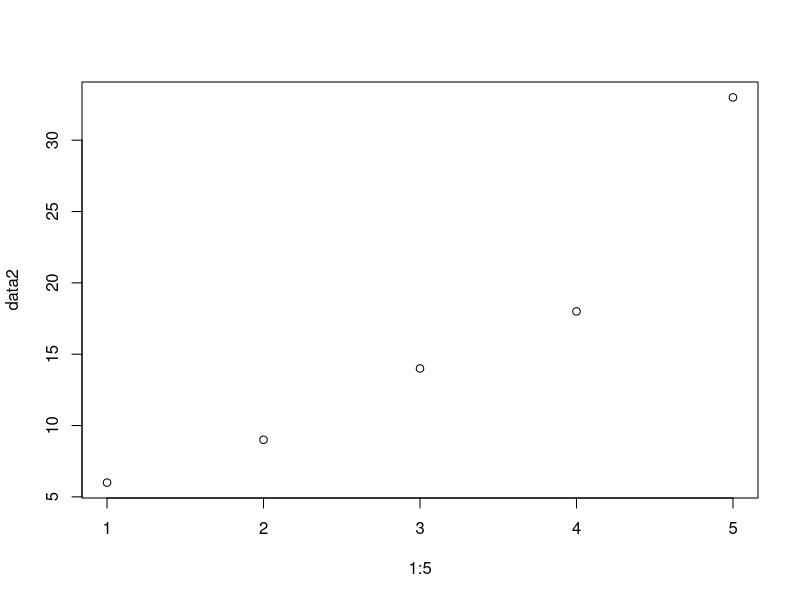
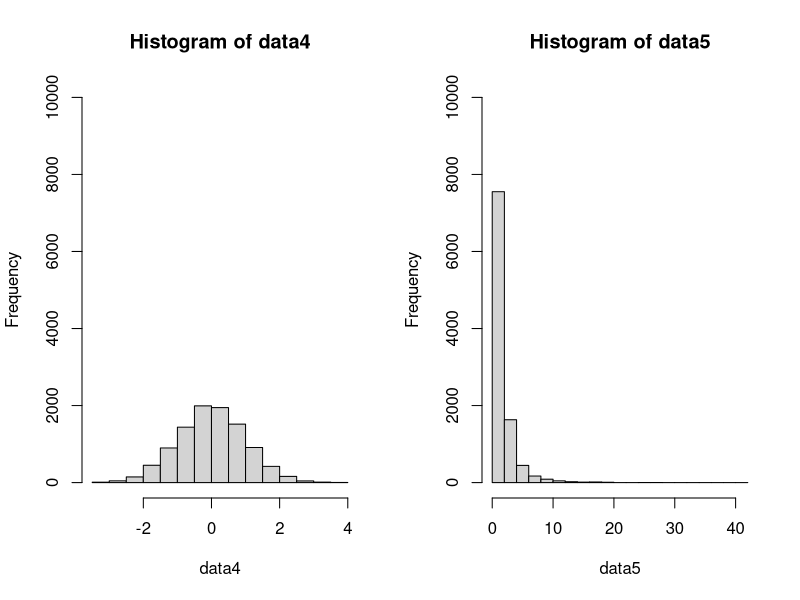
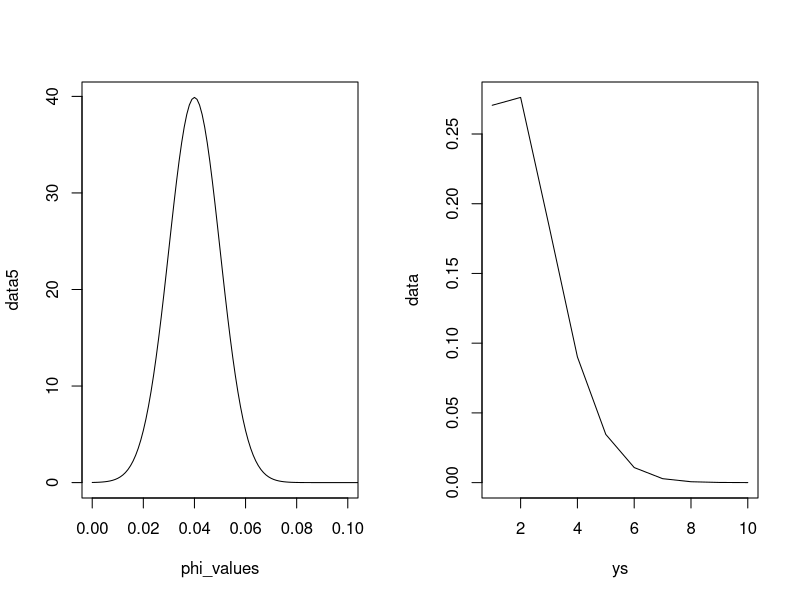
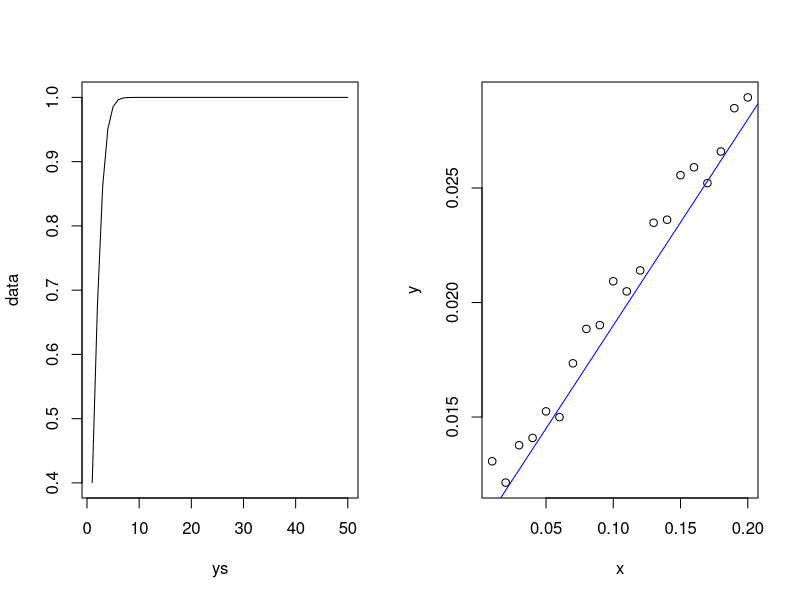
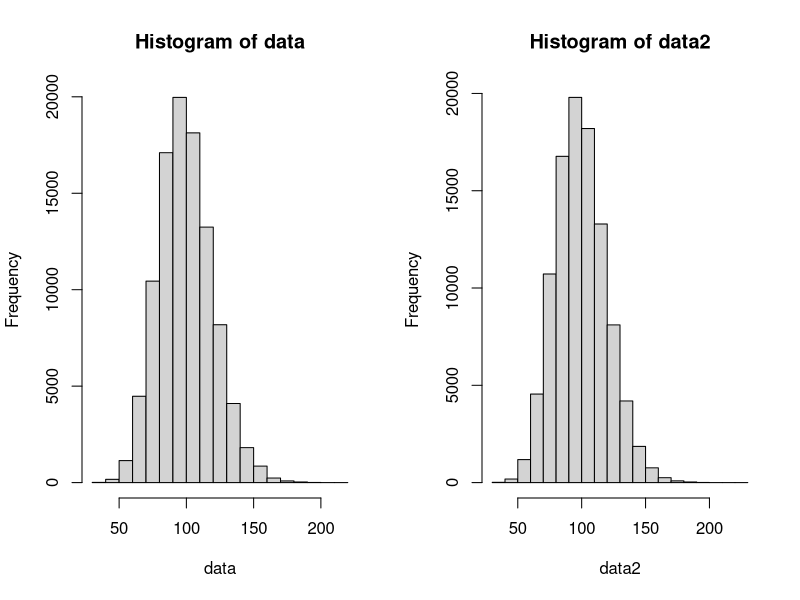

These charts were generated, in order, by the following R code:
### Lab 2

### Section 7 

## 7.3
data1 = rpois(100000,33.32)
summary(data1)
mean(data1)
var(data1)

## 7.4

probs = c(0.07,0.13,0.15,0.23,0.42)
data2 = rmultinom(1, size = 80, prob = probs)
data2
liker_scale = c("strongly disagree", 
                "disagree",
                "neither a nor d",
                "agree",
                "strongly agree")
plot(1:5,data2)

## 7.5 

dnorm(94, mean = 103.4, sd = 23.3) # y_i ~ N(103.4, 23.3)
#do separate 
pnorm(90:110, mean = 103.4, sd = 23.3)

### 7.6 

dbinom(4,24,0.12) # y_i ~ Binomial(0.12, n=24) 

### 7.7 

probs = c(0.56,0.06,0.16,0.22)
data3 = c(65,4,25,26)
dmultinom(data3,120, prob = probs)

### 7.8 

dnorm(1.5, mean = 1.9, sd = 1.4)
qnorm(0.975, mean = 1.9, sd = 1.4)
qnorm(0.025, mean = 1.9, sd = 1.4)

### Section 9
set.seed(1234)
data4 = rnorm(10000,mean = 0, sd = 1)
data5 = rlnorm(10000, meanlog = 0, sdlog = 1)

par(mfrow = c(1,2))
hist(data4, ylim = c(0,10000))
hist(data5, ylim = c(0,10000))

mean(data4)
var(data4)
mean(data5)
var(data5)


### 9.3.a
set.seed(1950)
phi_values = seq(0,1,0.001)
data5 = dnorm(phi_values, mean = 0.04, sd = 0.01)
plot(phi_values, data5, type="l",xlim = c(0,0.1))

### 9.3.b
data5 = dbinom(5,size = 50,prob = 0.04)
data5

### 9.3.c

ys = seq(1:10)
data = dbinom(ys,  size = 50, prob = 0.04)
plot(ys, data, type = "l")

### 9.3.d

data = pbinom(5,50,0.04, lower.tail = FALSE)
data

### 9.3.e 

ys = seq(1:50)
data = pbinom(ys,50,0.04, lower.tail = TRUE)
plot(ys, data, type = "l")

### 9.3.f 

data_sim = rbinom(n=75, size = 1,prob = 0.04)
data_sim


### 9.4

# y_i \sim Normal(\mu_i, \sigma^2)
# mu_i = \beta_0 + \beta_1x_i

beta0 = 0.01
beta1 = 0.09
x = seq(0.01,0.2,0.01)
y = 0

for (i in 1:length(x)) {
  y[i] = beta0 + beta1* x[i] + rnorm(1,0.001,0.0009)
}
data = data.frame(x  = x, y=y)
plot(data)
lm(y~x)
abline(a=beta0, b=beta1, col = "blue")
     
### 9.5
set.seed(1234)
par(mfrow = c(1,2))
n = 100000
mu = 100
var = 400
disp = mu^2/(var-mu)
phi = disp/(mu+disp)

data = rnbinom(size=disp, n=n, mu = mu)
hist(data)

data2 = rnbinom(size=disp, prob = phi, n=n)
hist(data2)

